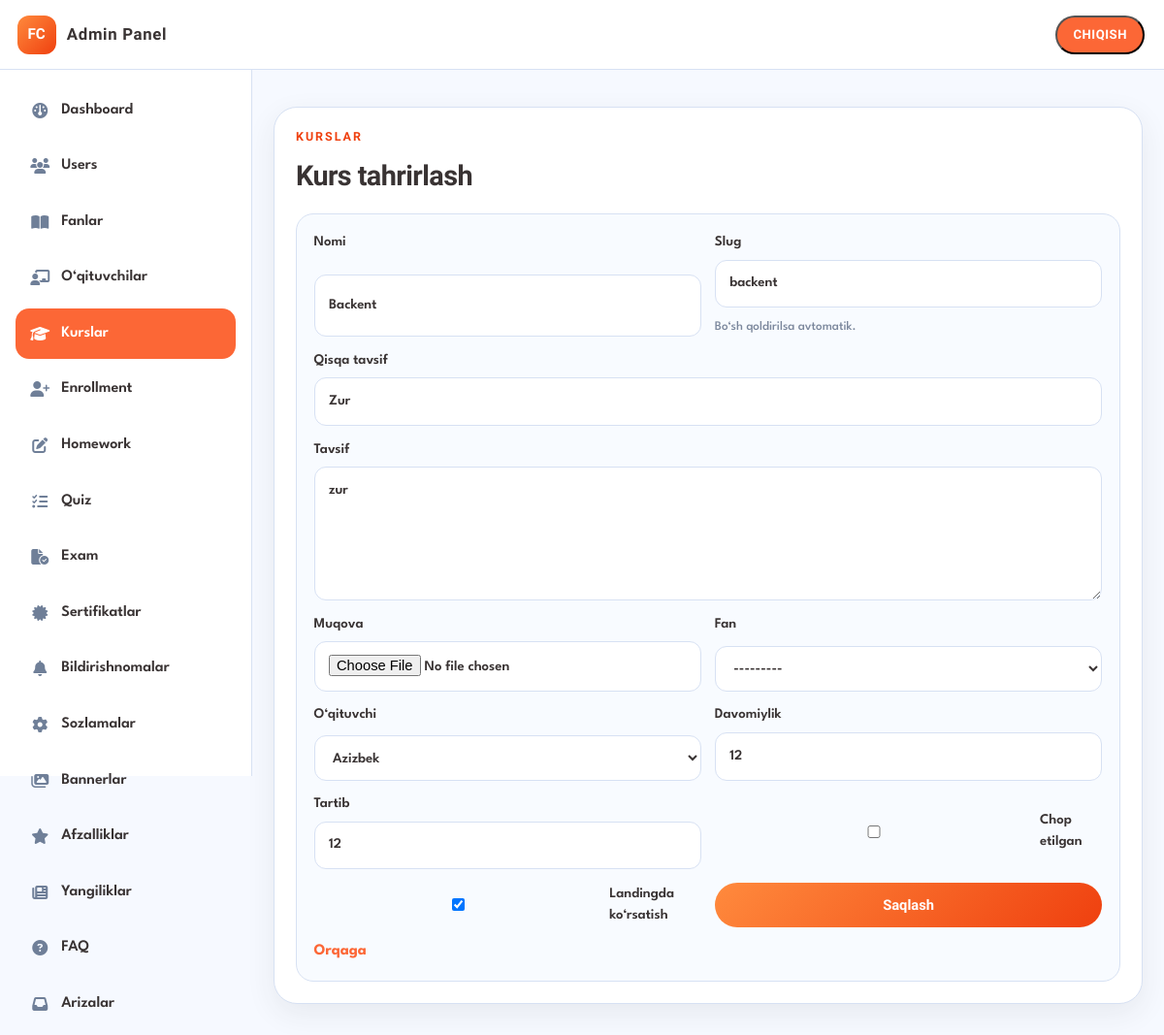
Screenshot of /portal/admin/courses/4/edit/ (signed in) with the database file from the repository.
### learning/models.py (models this page shows, shortened)
class Course(models.Model):
    title = models.CharField(max_length=150)
    slug = models.SlugField(max_length=170, unique=True)
    short_description = models.CharField(max_length=300, blank=True)
    description = models.TextField(blank=True)
    cover = models.ImageField(upload_to="courses/", blank=True, null=True)
    subject = models.ForeignKey(
        Subject,
        on_delete=models.SET_NULL,
        null=True,
        blank=True,
        related_name="courses",
    )
    teacher = models.ForeignKey(
        Teacher,
        on_delete=models.SET_NULL,
        null=True,
        blank=True,
        related_name="courses",
    )
    duration = models.CharField(max_length=80, blank=True)
    is_published = models.BooleanField(default=False, db_index=True)
    show_on_landing = models.BooleanField(default=True, db_index=True)
    sort_order = models.PositiveIntegerField(default=0)
    created_at = models.DateTimeField(auto_now_add=True)
    updated_at = models.DateTimeField(auto_now=True)
    class Meta:
        ordering = ["sort_order", "title"]
        verbose_name = "Kurs"
        verbose_name_plural = "Kurslar"

### portal/learning_admin.py (the view)
@admin_required
@require_http_methods(["GET", "POST"])
def admin_course_edit(request, pk):
    obj = get_object_or_404(Course, pk=pk)
    form = CourseForm(request.POST or None, request.FILES or None, instance=obj)
    if request.method == "POST" and form.is_valid():
        form.save()
        messages.success(request, "Kurs yangilandi.")
        return redirect("portal:admin_courses")
    return _render(
        request,
        "portal/admin/course_form.html",
        {"form": form, "title": "Kurs tahrirlash", "obj": obj},
    )

### accounts/models.py (called while the page is built)
    @property
    def is_admin(self):
        return self.role == Role.ADMIN or self.user.is_superuser

    @property
    def is_student(self):
        return self.role == Role.STUDENT and not self.user.is_superuser

### accounts/permissions.py (called while the page is built)
def get_profile(user) -> Profile:
    profile, _ = Profile.objects.get_or_create(
        user=user,
        defaults={
            "role": Role.ADMIN if user.is_superuser else Role.STUDENT,
            "full_name": user.get_full_name() or user.username,
            "is_email_verified": user.is_superuser,
            "must_change_password": not user.is_superuser,
        },
    )
    return profile

def _password_gate(request, profile):
    if profile.must_change_password:
        return redirect("accounts:force_password_change")
    return None

def admin_required(view_func):
    @login_required
    @wraps(view_func)
    def _wrapped(request, *args, **kwargs):
        profile = get_profile(request.user)
        request.profile = profile
        blocked = _password_gate(request, profile)
        if blocked:
            return blocked
        if profile.is_admin:
            return view_func(request, *args, **kwargs)
        messages.error(request, "Faqat administrator kira oladi.")
        return redirect(role_home_url_name(request.user))
    return _wrapped

### learning/models.py (called while the page is built)
    def __str__(self):
        return self.full_name

    def __str__(self):
        return self.title

### portal/learning_admin.py (called while the page is built)
def _render(request, template, context=None):
    return render(request, template, context or {})

### templates/portal/admin/course_form.html (shortened to what this page needs)
{% extends "portal/admin/admin_base.html" %}
{% block content %}
<section class="panel">
  <div class="panel-head"><div><p class="eyebrow">Kurslar</p><h2>{{ title }}</h2></div></div>
  <form method="post" class="contact-form grid-form" enctype="multipart/form-data">
    <label>Nomi {{ form.title }}{% if form.title.errors %}<span class="field-error">{{ form.title.errors.0 }}</span>{% endif %}</label>
    <label>Slug {{ form.slug }}<small class="field-hint">Bo‘sh qoldirilsa avtomatik.</small></label>
    <label class="full">Qisqa tavsif {{ form.short_description }}</label>
    <label class="full">Tavsif {{ form.description }}</label>
    <label>Muqova {{ form.cover }}</label>
    <label>Fan {{ form.subject }}</label>
    <label>O‘qituvchi {{ form.teacher }}</label>
    <label>Davomiylik {{ form.duration }}</label>
    <label>Tartib {{ form.sort_order }}</label>
    <label class="check-inline">{{ form.is_published }} Chop etilgan</label>
    <label class="check-inline">{{ form.show_on_landing }} Landingda ko‘rsatish</label>
    <button class="btn btn-primary" type="submit">Saqlash</button>
    <a class="text-link" href="{% url 'portal:admin_courses' %}">Orqaga</a>
  </form>
</section>
{% endblock %}

### static/css/styles.css (style rules this page uses)
:root { --bg: #f6f9ff; --white: #ffffff; --main-dark: #393333; --muted: #7b879c; --stroke: #d7e1f3; --icon-light: #e6edfb; --accent: #fc6736; --accent-deep: #ef400f; --blue: #009bf5; --blue-2: #3b82f6; --blue-soft: #60a5fa; --green: #00cc81; --cyan: #00bcd3; --gold: #fdc61d; --sidebar: 260px; --topbar: 72px; --radius: 20px; --shadow: 0 10px 30px rgba(57, 51, 51, 0.08); --font: "League Spartan", system-ui, sans-serif; --font-display: "Oxanium", system-ui, sans-serif; }
*, *::before, *::after { box-sizing: border-box; }
html { scroll-behavior: smooth; }
body { margin: 0; font-family: var(--font); color: var(--main-dark); background: var(--bg); line-height: 1.5; }
a { color: inherit; text-decoration: none; }
h1, h2, h3, .brand-text, .eyebrow { font-family: var(--font-display); margin: 0; letter-spacing: -0.02em; }
p { margin: 0; }
.eyebrow { font-size: 0.78rem; font-weight: 700; letter-spacing: 0.16em; text-transform: uppercase; margin-bottom: 0.55rem; opacity: 0.9; }
.panel .eyebrow, .growth-panel .eyebrow, .streak-panel .eyebrow, .contact-panel .eyebrow { color: var(--accent-deep); opacity: 1; }
.btn { display: inline-flex; align-items: center; justify-content: center; min-height: 46px; padding: 0.7rem 1.15rem; border-radius: 999px; border: 0; font-family: var(--font-display); font-weight: 700; font-size: 0.92rem; cursor: pointer; transition: transform 0.2s ease, filter 0.2s ease, background 0.2s ease; }
.btn-primary { background: linear-gradient(135deg, #ff8a3d, var(--accent-deep)); color: #fff; }
.panel { margin-top: 1.1rem; padding: 1.35rem; background: var(--white); border: 1px solid var(--stroke); border-radius: 24px; box-shadow: var(--shadow); }
.panel-head { display: flex; align-items: end; justify-content: space-between; gap: 1rem; margin-bottom: 1.1rem; }
.panel h2, .growth-panel h2, .streak-panel h2, .contact-panel h2 { font-size: clamp(1.35rem, 2.4vw, 1.8rem); font-weight: 800; }
.text-link { color: var(--accent); font-weight: 700; display: inline-flex; align-items: center; gap: 0.4rem; white-space: nowrap; }
.contact-form { display: grid; gap: 0.85rem; padding: 1.1rem; border-radius: 18px; background: #f8fbff; border: 1px solid var(--stroke); }
.contact-form label { display: grid; gap: 0.4rem; font-size: 0.92rem; font-weight: 600; }
.contact-form input, .contact-form select, .contact-form textarea { width: 100%; border: 1.5px solid var(--stroke); border-radius: 12px; background: var(--white); padding: 0.8rem 0.9rem; font: inherit; color: var(--main-dark); outline: none; }
.contact-form .btn { width: 100%; }
.field-hint { display: block; margin-top: 0.25rem; color: var(--muted); font-size: 0.82rem; font-weight: 500; }

### static/css/portal.css (style rules this page uses)
.portal-body { min-height: 100svh; }
.grid-form { grid-template-columns: repeat(2, minmax(0, 1fr)); }
.grid-form .full { grid-column: 1 / -1; }
.grid-form .check-inline { display: flex; align-items: center; gap: 0.5rem; }

### rows the page displays
Course: title "Backent", slug "backent", short_description "Zur", description "zur", subject "---------", teacher "Azizbek", duration "12", sort_order "12", show_on_landing "☑"

### other values shown
{{ title }} "Kurs tahrirlash"
